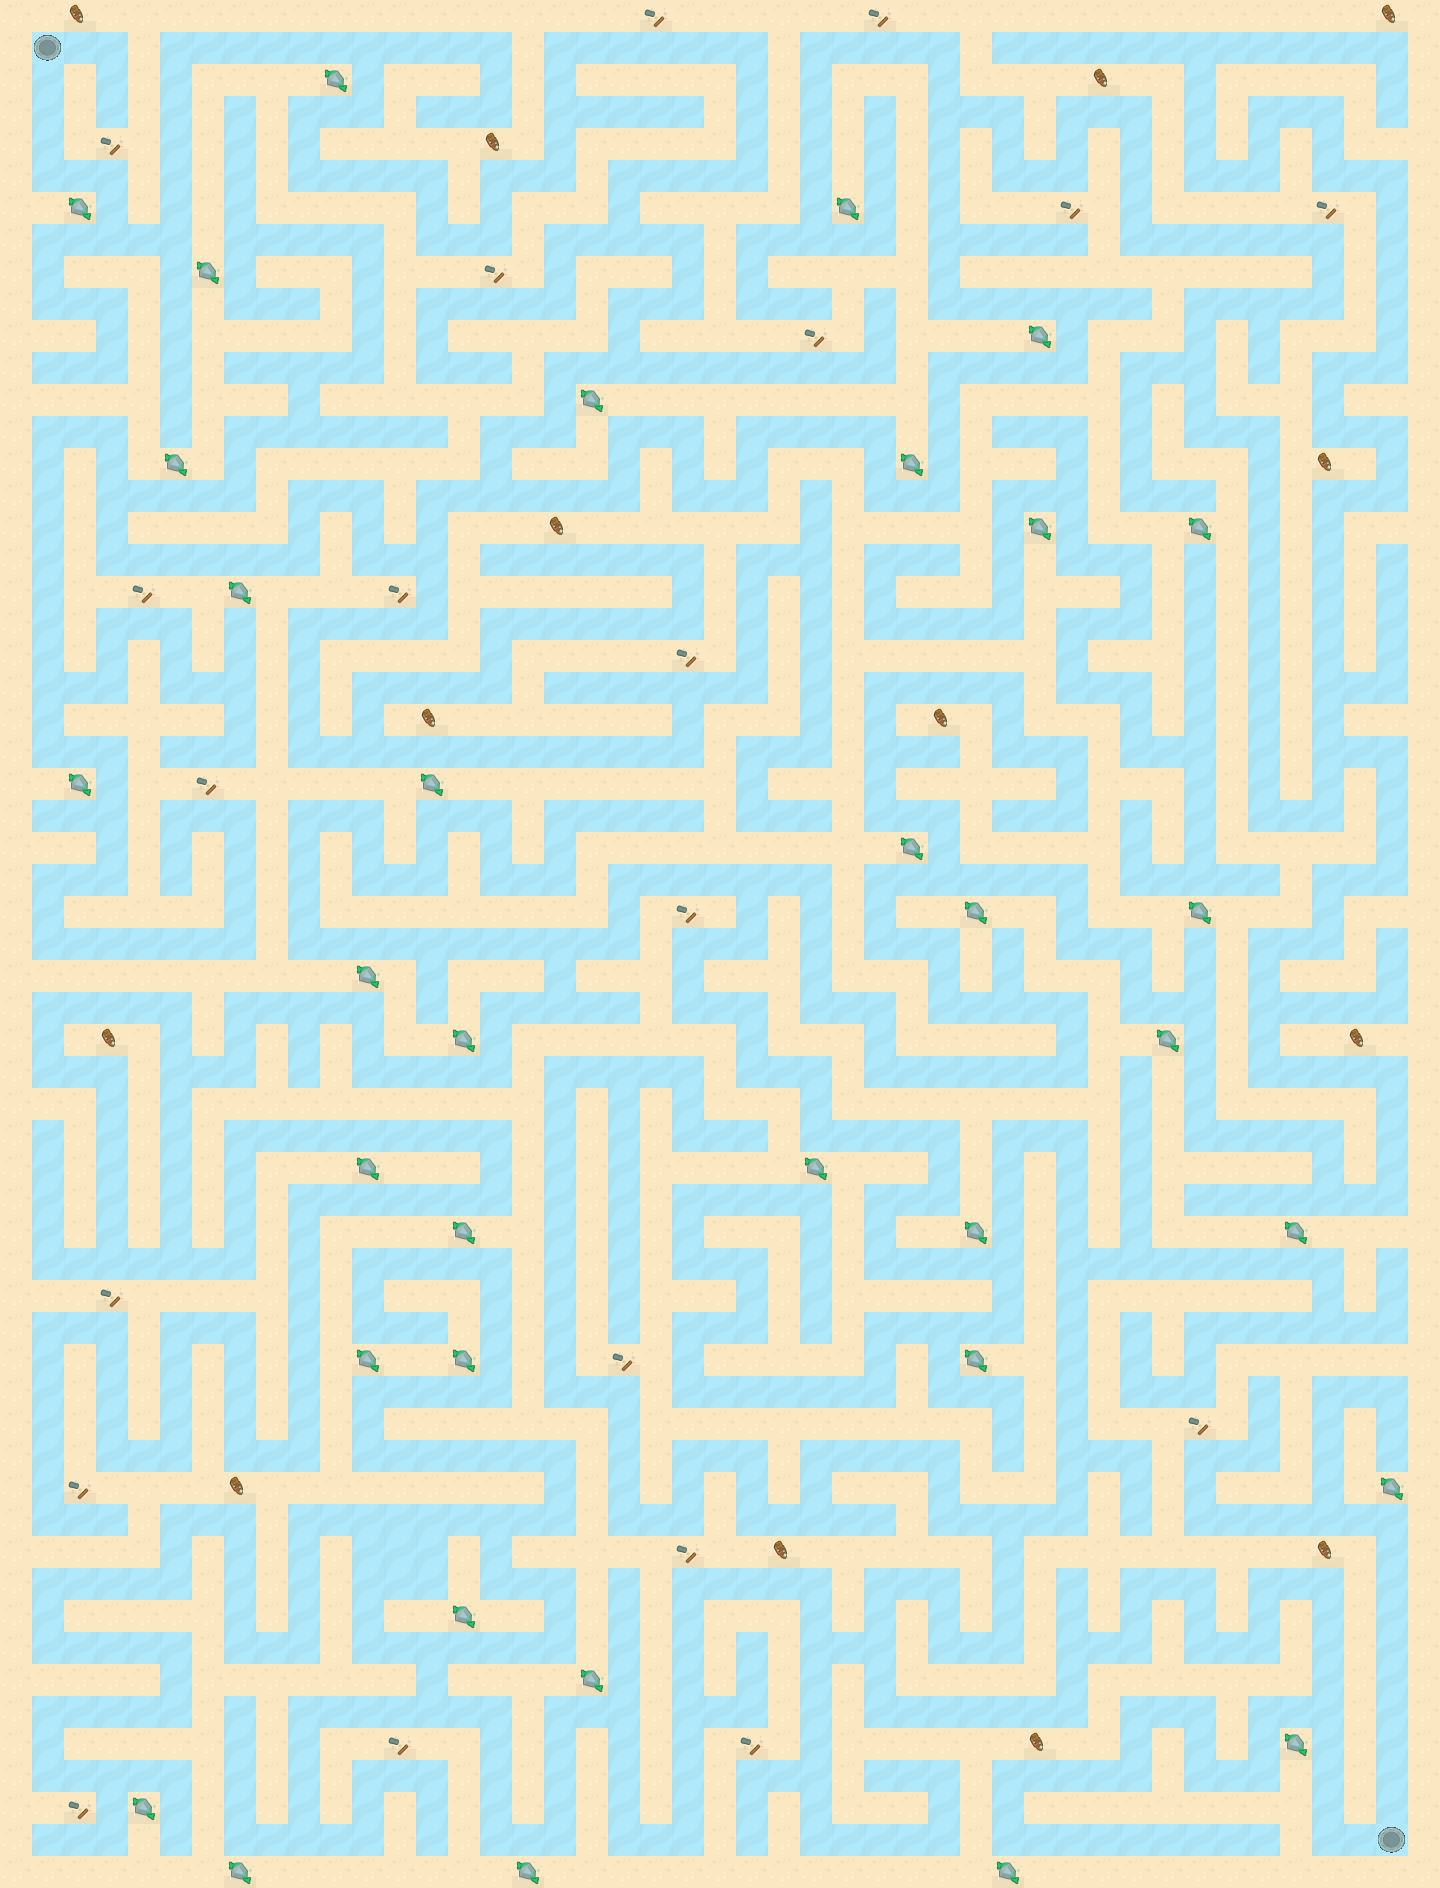

The image is a tile-based game level rendered from a .tmx file. Its description and complete source (layers, tilesets, objects, tile grids) follow:
An orthogonal 45x59 tile map with 32x32 px tiles, 1 tile layer (Tile Layer 1).

<map version="1.0" tiledversion="1.1.4" orientation="orthogonal" renderorder="right-down" width="45" height="59" tilewidth="32" tileheight="32" infinite="0" nextobjectid="1">
 <tileset firstgid="1" name="tiles" tilewidth="32" tileheight="32" tilecount="140" columns="14">
  <image source="../UnknownMazeIteration/assets/tiles.png" width="448" height="320" />
 </tileset>
 <layer name="Tile Layer 1" width="45" height="59">
  <data encoding="csv">
20,20,19,20,20,20,20,20,20,20,20,20,20,20,20,20,20,20,20,20,18,20,20,20,20,20,20,18,20,20,20,20,20,20,20,20,20,20,20,20,20,20,20,19,20,
20,2,1,1,20,1,1,1,1,1,1,1,1,1,1,1,20,1,1,1,1,1,1,1,20,1,1,1,1,1,20,1,1,1,1,1,1,1,1,1,1,1,1,1,20,
20,1,20,1,20,1,20,20,20,20,17,1,20,20,20,1,20,1,20,20,20,20,20,1,20,1,20,20,20,1,20,20,20,20,19,20,20,1,20,20,20,20,20,1,20,
20,1,20,1,20,1,20,1,20,1,1,1,20,1,1,1,20,1,1,1,1,1,20,1,20,1,20,1,20,1,1,1,20,1,1,1,20,1,20,1,1,1,20,1,20,
20,1,20,18,20,1,20,1,20,1,20,20,20,20,20,19,20,1,20,20,20,20,20,1,20,1,20,1,20,1,20,1,20,1,20,1,20,1,20,1,20,1,20,20,20,
20,1,1,1,20,1,20,1,20,1,1,1,1,1,20,1,1,1,20,1,1,1,1,1,20,1,20,1,20,1,20,1,1,1,20,1,20,1,1,1,20,1,1,1,20,
20,20,17,1,20,1,20,1,20,20,20,20,20,1,20,1,20,20,20,1,20,20,20,20,20,1,17,1,20,1,20,20,20,18,20,1,20,20,20,20,20,18,20,1,20,
20,1,1,1,1,1,20,1,1,1,1,1,20,1,1,1,20,1,1,1,1,1,20,1,1,1,1,1,20,1,1,1,1,1,20,1,1,1,1,1,1,1,20,1,20,
20,1,20,20,20,1,17,1,20,20,20,1,20,20,20,18,20,1,20,20,20,1,20,1,20,20,20,20,20,1,20,20,20,20,20,20,20,20,20,20,20,1,20,1,20,
20,1,1,1,20,1,20,1,1,1,20,1,20,1,1,1,1,1,20,1,1,1,20,1,1,1,20,1,20,1,1,1,1,1,1,1,20,1,1,1,1,1,20,1,20,
20,20,20,1,20,1,20,20,20,20,20,1,20,1,20,20,20,20,20,1,20,20,20,20,20,18,20,1,20,20,20,20,17,1,20,20,20,1,20,1,20,20,20,1,20,
20,1,1,1,20,1,20,1,1,1,1,1,20,1,1,1,20,1,1,1,1,1,1,1,1,1,1,1,20,1,1,1,1,1,20,1,1,1,20,1,20,1,1,1,20,
20,20,20,20,20,1,20,20,20,1,20,20,20,20,20,20,20,1,17,20,20,20,20,20,20,20,20,20,20,1,20,20,20,20,20,1,20,1,20,20,20,1,20,20,20,
20,1,1,1,20,1,20,1,1,1,1,1,1,1,20,1,1,1,20,1,1,1,20,1,1,1,1,1,20,1,20,1,1,1,20,1,20,1,1,1,20,1,1,1,20,
20,1,20,1,20,17,20,1,20,20,20,20,20,20,20,1,20,20,20,1,20,1,20,1,20,20,20,1,17,1,20,20,20,1,20,1,20,20,20,1,20,19,20,1,20,
20,1,20,1,1,1,1,1,20,1,1,1,20,1,1,1,1,1,1,1,20,1,1,1,20,1,20,1,1,1,20,1,1,1,20,1,1,1,20,1,20,1,1,1,20,
20,1,20,1,20,20,20,20,20,1,20,1,20,1,20,20,20,19,20,20,20,20,20,20,20,1,20,20,20,20,20,1,17,1,20,20,20,17,20,1,20,1,20,20,20,
20,1,20,1,1,1,1,1,1,1,20,1,1,1,20,1,1,1,1,1,1,1,20,1,1,1,20,1,1,1,20,1,20,1,1,1,20,1,20,1,20,1,20,1,20,
20,1,20,20,18,20,20,17,20,20,20,20,18,1,20,20,20,20,20,20,20,1,20,1,20,1,20,1,20,20,20,1,20,20,20,1,20,1,20,1,20,1,20,1,20,
20,1,20,1,1,1,20,1,20,1,1,1,1,1,20,1,1,1,1,1,1,1,20,1,20,1,20,1,1,1,1,1,20,1,1,1,20,1,20,1,20,1,20,1,20,
20,1,20,1,20,1,20,1,20,1,20,20,20,20,20,1,20,20,20,20,20,18,20,1,20,1,20,20,20,20,20,20,20,1,20,20,20,1,20,1,20,1,20,1,20,
20,1,1,1,20,1,1,1,20,1,20,1,1,1,1,1,20,1,1,1,1,1,1,1,20,1,20,1,1,1,1,1,20,1,1,1,20,1,20,1,20,1,1,1,20,
20,1,20,20,20,20,20,1,20,1,20,1,20,19,20,20,20,20,20,20,20,1,20,20,20,1,20,1,20,19,20,1,20,20,20,1,20,1,20,1,20,1,20,20,20,
20,1,1,1,20,1,1,1,20,1,1,1,1,1,1,1,1,1,1,1,1,1,20,1,1,1,20,1,1,1,20,1,1,1,20,1,1,1,20,1,20,1,1,1,20,
20,20,17,1,20,20,18,20,20,20,20,20,20,17,20,20,20,20,20,20,20,20,20,1,20,20,20,1,20,20,20,20,20,1,20,20,20,1,20,1,20,1,20,1,20,
20,1,1,1,20,1,1,1,20,1,1,1,20,1,1,1,20,1,1,1,1,1,20,1,1,1,20,1,1,1,20,1,1,1,20,1,20,1,20,1,1,1,20,1,20,
20,20,20,1,20,1,20,1,20,1,20,1,20,1,20,1,20,1,20,20,20,20,20,20,20,20,20,20,17,1,20,20,20,20,20,1,20,1,20,20,20,20,20,1,20,
20,1,1,1,20,1,20,1,20,1,20,1,1,1,20,1,1,1,20,1,1,1,1,1,1,1,20,1,1,1,1,1,1,1,20,1,1,1,1,1,20,1,1,1,20,
20,1,20,20,20,20,20,1,20,1,20,20,20,20,20,20,20,20,20,1,20,18,20,1,20,1,20,1,20,20,17,20,20,1,20,20,20,17,20,20,20,1,20,20,20,
20,1,1,1,1,1,1,1,20,1,1,1,1,1,1,1,1,1,1,1,20,1,1,1,20,1,20,1,1,1,20,1,20,1,1,1,20,1,20,1,1,1,20,1,20,
20,20,20,20,20,20,20,20,20,20,20,17,20,1,20,20,20,1,20,20,20,1,20,20,20,1,20,20,20,1,20,1,20,20,20,1,20,1,20,1,20,20,20,1,20,
20,1,1,1,1,1,20,1,1,1,1,1,20,1,20,1,1,1,1,1,20,1,1,1,20,1,1,1,20,1,1,1,1,1,20,1,1,1,20,1,1,1,1,1,20,
20,1,20,19,20,1,20,1,20,1,20,1,20,20,17,1,20,20,20,20,20,20,20,1,20,20,20,1,20,20,20,20,20,1,20,20,17,1,20,1,20,20,19,20,20,
20,1,1,1,20,1,1,1,20,1,20,1,1,1,1,1,20,1,1,1,1,1,20,1,1,1,20,1,1,1,1,1,1,1,20,1,20,1,20,1,1,1,1,1,20,
20,20,20,1,20,1,20,20,20,20,20,20,20,20,20,20,20,1,20,1,20,1,20,20,20,1,20,20,20,20,20,20,20,20,20,1,20,1,20,20,20,20,20,1,20,
20,1,20,1,20,1,20,1,1,1,1,1,1,1,1,1,20,1,20,1,20,1,1,1,20,1,1,1,1,1,20,1,1,1,20,1,20,1,1,1,1,1,20,1,20,
20,1,20,1,20,1,20,1,20,20,20,17,20,20,20,1,20,1,20,1,20,20,20,20,20,17,20,20,20,1,20,1,20,1,20,1,20,20,20,20,20,1,20,1,20,
20,1,20,1,20,1,20,1,20,1,1,1,1,1,1,1,20,1,20,1,20,1,1,1,1,1,20,1,1,1,20,1,20,1,20,1,20,1,1,1,1,1,1,1,20,
20,1,20,1,20,1,20,1,20,1,20,20,20,20,17,20,20,1,20,1,20,1,20,20,20,1,20,1,20,20,17,1,20,1,20,1,20,20,20,20,17,20,20,20,20,
20,1,1,1,1,1,1,1,20,1,20,1,1,1,1,1,20,1,20,1,20,1,1,1,20,1,20,1,1,1,1,1,20,1,1,1,1,1,1,1,1,1,20,1,20,
20,20,20,18,20,20,20,20,20,1,20,1,20,20,20,1,20,1,20,1,20,20,20,1,20,1,20,20,20,20,20,1,20,1,20,20,20,20,20,20,20,1,20,1,20,
20,1,1,1,20,1,1,1,20,1,20,1,1,1,20,1,20,1,20,1,20,1,1,1,20,1,20,1,1,1,1,1,20,1,20,1,20,1,1,1,1,1,1,1,20,
20,1,20,1,20,1,20,1,20,1,20,17,20,20,17,1,20,1,20,18,20,1,20,20,20,20,20,1,20,1,17,20,20,1,20,1,20,1,20,20,20,20,20,20,20,
20,1,20,1,20,1,20,1,20,1,20,1,1,1,1,1,20,1,1,1,20,1,1,1,1,1,1,1,20,1,1,1,20,1,20,1,1,1,20,1,20,1,1,1,20,
20,1,20,1,20,1,20,1,20,1,20,1,20,20,20,20,20,20,20,1,20,20,20,20,20,20,20,20,20,20,20,1,20,1,20,20,20,18,20,1,20,1,20,1,20,
20,1,20,1,1,1,20,1,1,1,20,1,1,1,1,1,1,1,20,1,20,1,1,1,20,1,1,1,1,1,20,1,20,1,1,1,20,1,1,1,20,1,20,1,20,
20,1,18,20,20,20,20,19,20,20,20,20,20,20,20,20,20,1,20,1,20,1,20,1,20,1,20,20,20,1,20,20,20,1,20,1,20,1,20,20,20,1,20,17,20,
20,1,1,1,20,1,1,1,20,1,1,1,1,1,1,1,1,1,20,1,1,1,20,1,1,1,1,1,20,1,1,1,1,1,20,1,20,1,1,1,1,1,1,1,20,
20,20,20,20,20,1,20,1,20,1,20,1,1,1,20,1,20,20,20,20,20,18,20,20,19,20,20,20,20,20,20,1,20,20,20,20,20,20,20,20,20,19,20,1,20,
20,1,1,1,1,1,20,1,20,1,20,1,1,1,20,1,1,1,20,1,20,1,1,1,1,1,20,1,1,1,20,1,20,1,20,1,1,1,20,1,1,1,20,1,20,
20,1,20,20,20,20,20,1,20,1,20,1,20,20,17,20,20,1,20,1,20,1,20,20,20,1,20,1,20,1,20,1,20,1,20,1,20,1,20,1,20,1,20,1,20,
20,1,1,1,1,1,20,1,1,1,20,1,1,1,1,1,1,1,20,1,20,1,20,1,20,1,1,1,20,1,1,1,20,1,1,1,20,1,1,1,20,1,20,1,20,
20,20,20,20,20,1,20,20,20,20,20,20,20,1,20,20,20,20,17,1,20,1,20,1,20,1,20,1,20,20,20,20,20,1,20,20,20,20,20,20,20,1,20,1,20,
20,1,1,1,1,1,20,1,20,1,1,1,1,1,1,1,20,1,1,1,20,1,1,1,20,1,20,1,1,1,1,1,1,1,20,1,1,1,20,1,1,1,20,1,20,
20,1,20,20,20,20,20,1,20,1,20,20,18,20,20,1,20,1,20,1,20,1,20,18,20,1,20,20,20,20,20,20,19,20,20,1,20,1,20,1,17,1,20,1,20,
20,1,1,1,1,1,20,1,20,1,20,1,1,1,20,1,20,1,20,1,20,1,20,1,1,1,20,1,1,1,20,1,1,1,1,1,20,1,1,1,20,1,20,1,20,
20,20,18,1,17,1,20,1,20,1,20,1,20,1,20,1,20,1,20,1,20,1,20,1,20,1,20,20,20,1,20,1,20,20,20,20,20,20,20,20,20,1,20,1,20,
20,1,1,1,20,1,20,1,1,1,1,1,20,1,20,1,1,1,20,1,1,1,20,1,20,1,1,1,1,1,20,1,1,1,1,1,1,1,1,1,20,1,1,2,20,
20,20,20,20,20,20,20,17,20,20,20,20,20,20,20,20,17,20,20,20,20,20,20,20,20,20,20,20,20,20,20,17,20,20,20,20,20,20,20,20,20,20,20,20,20
</data>
 </layer>
</map>